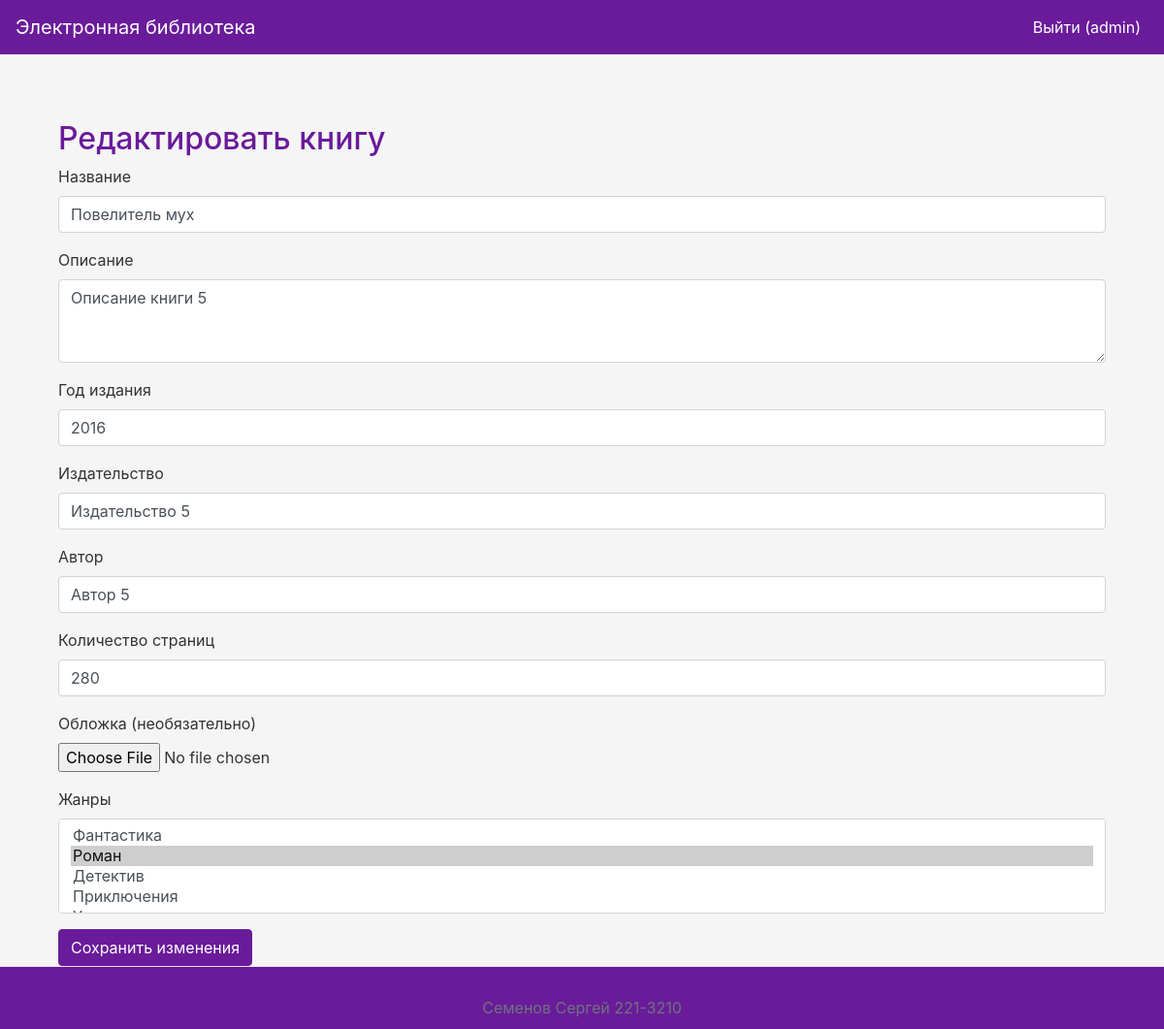
The page /edit/5 (signed in) on the database as committed earlier.
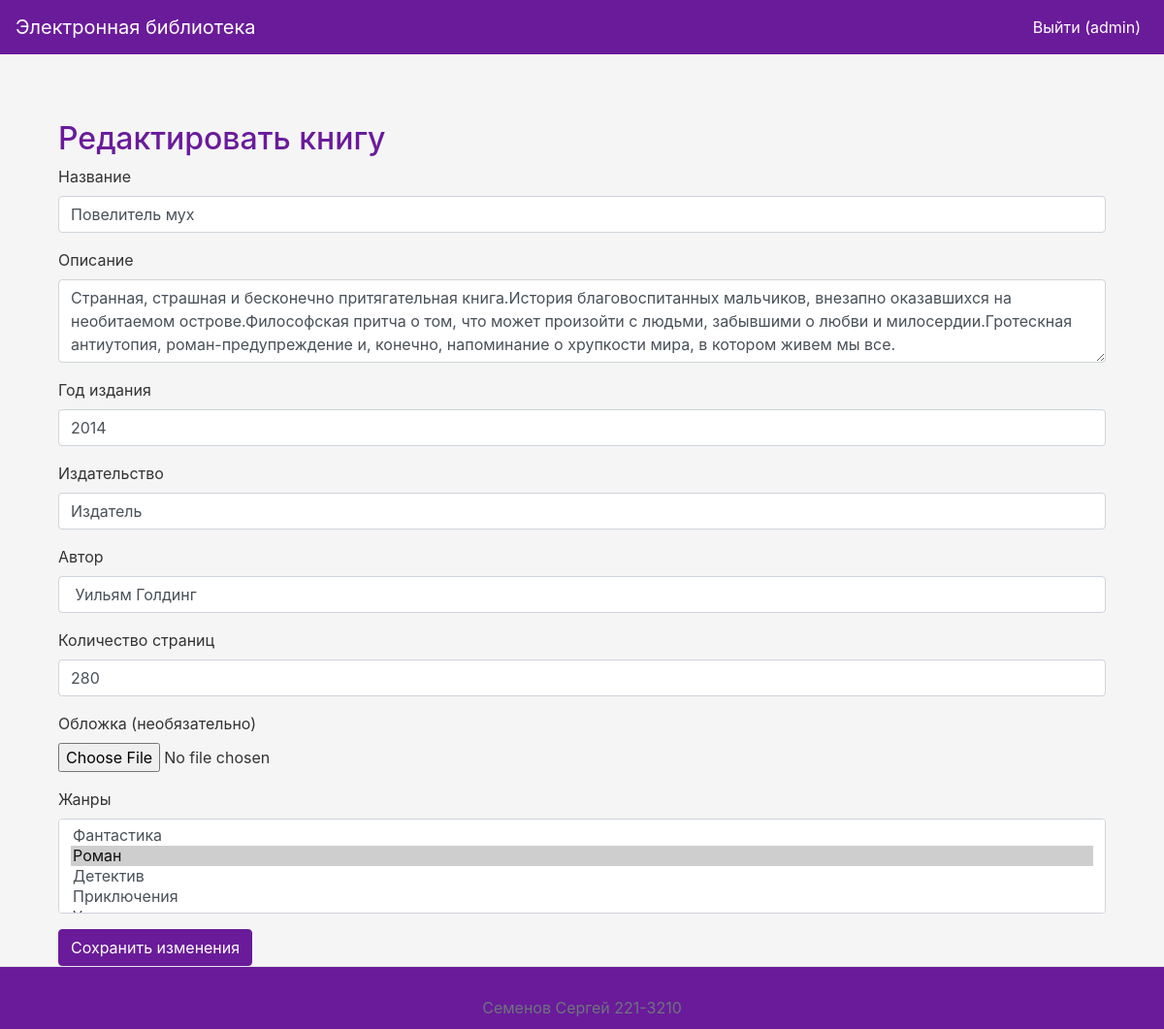
The same page on the database as committed later.
### app.py (models this page shows, shortened)
class User(db.Model, UserMixin):
    id = db.Column(db.Integer, primary_key=True)
    username = db.Column(db.String(255), unique=True, nullable=False)
    password_hash = db.Column(db.String(255), nullable=False)
    last_name = db.Column(db.String(255), nullable=False)
    first_name = db.Column(db.String(255), nullable=False)
    middle_name = db.Column(db.String(255))
    role_id = db.Column(db.Integer, db.ForeignKey('role.id'), nullable=False)
    reviews = db.relationship('Review', backref='user', lazy=True)

class Book(db.Model):
    id = db.Column(db.Integer, primary_key=True)
    title = db.Column(db.String(255), nullable=False)
    description = db.Column(db.Text, nullable=False)
    year = db.Column(db.Integer, nullable=False)
    publisher = db.Column(db.String(255), nullable=False)
    author = db.Column(db.String(255), nullable=False)
    pages = db.Column(db.Integer, nullable=False)
    cover_id = db.Column(db.Integer, db.ForeignKey('cover.id'), nullable=True)
    genres = db.relationship('Genre', secondary='book_genre', back_populates='books')
    reviews = db.relationship('Review', backref='book', lazy=True)

### app.py (the view, shortened to what this page needs)
@app.route('/edit/<int:book_id>', methods=['GET', 'POST'])
@login_required
def edit_book(book_id):
    book = Book.query.get_or_404(book_id)
    if current_user.role.name not in ['Администратор', 'Модератор']:
        flash('У вас недостаточно прав для выполнения данного действия.', 'danger')
        return redirect(url_for('index'))
    genres = Genre.query.all()
    return render_template('edit_book.html', book=book, genres=genres)

### app.py (called while the page is built)
@login_manager.user_loader
def load_user(user_id):
    return User.query.get(int(user_id))

### templates/edit_book.html
{% extends "base.html" %}
{% block content %}
<div class="container mt-5">
    <h2>Редактировать книгу</h2>
    <form method="POST" enctype="multipart/form-data">
        <div class="form-group">
            <label for="title">Название</label>
            <input type="text" class="form-control" id="title" name="title" value="{{ book.title }}" required>
        </div>
        <div class="form-group">
            <label for="description">Описание</label>
            <textarea class="form-control" id="description" name="description" rows="3" required>{{ book.description }}</textarea>
        </div>
        <div class="form-group">
            <label for="year">Год издания</label>
            <input type="number" class="form-control" id="year" name="year" value="{{ book.year }}" required>
        </div>
        <div class="form-group">
            <label for="publisher">Издательство</label>
            <input type="text" class="form-control" id="publisher" name="publisher" value="{{ book.publisher }}" required>
        </div>
        <div class="form-group">
            <label for="author">Автор</label>
            <input type="text" class="form-control" id="author" name="author" value="{{ book.author }}" required>
        </div>
        <div class="form-group">
            <label for="pages">Количество страниц</label>
            <input type="number" class="form-control" id="pages" name="pages" value="{{ book.pages }}" required>
        </div>
        <div class="form-group">
            <label for="cover">Обложка (необязательно)</label>
            <input type="file" class="form-control-file" id="cover" name="cover">
        </div>
        <div class="form-group">
            <label for="genres">Жанры</label>
            <select multiple class="form-control" id="genres" name="genres">
                {% for genre in genres %}
                <option value="{{ genre.id }}" {% if genre in book.genres %}selected{% endif %}>{{ genre.name }}</option>
                {% endfor %}
            </select>
        </div>
        <button type="submit" class="btn btn-primary">Сохранить изменения</button>
    </form>
</div>
{% endblock %}

### templates/base.html (shortened to what this page needs)
<!DOCTYPE html>
<html lang="ru">
<head>
    <link rel="stylesheet" href="https://stackpath.bootstrapcdn.com/bootstrap/4.5.2/css/bootstrap.min.css">
    <link rel="stylesheet" href="{{ url_for('static', filename='styles.css') }}">
</head>
<body>
<nav class="navbar navbar-expand-lg navbar-dark bg-dark">
    <a class="navbar-brand" href="{{ url_for('index') }}">Электронная библиотека</a>
    <div class="collapse navbar-collapse" id="navbarNav">
        <ul class="navbar-nav ml-auto">
            {% if current_user.is_authenticated %}
                <li class="nav-item">
                    <a class="nav-link" href="{{ url_for('logout') }}">Выйти ({{ current_user.username }})</a>
                </li>
            {% endif %}
        </ul>
    </div>
</nav>
<div class="container">
    {% block content %}{% endblock %}
</div>
<footer class="footer">
    <div class="container">
        <span class="text-muted">Семенов Сергей 221-3210</span>
    </div>
</footer>
</body>
</html>

### static/styles.css (style rules this page uses)
body { background-color: #f5f5f5; color: #333; display: flex; flex-direction: column; min-height: 100vh; }
.navbar { background-color: #6a1b9a !important; }
.navbar-brand, .nav-link { color: #ffffff !important; }
.container { margin-top: 20px; flex: 1; }
.btn-primary { background-color: #6a1b9a; border-color: #6a1b9a; }
h1, h2 { color: #6a1b9a; }
.footer { background-color: #6a1b9a; color: #ffffff; padding: 10px 0; text-align: center; border-top: 1px solid #e5e5e5; }

Rows that differ between the two databases and show on the page:
changed Book "Повелитель мух": description "Описание книги 5" → "Странная, страшная и бесконечно притягательная книга.История благовоспитанных мальчиков, внезапно оказавшихся на необитаемом острове.Философская притча о том, что может произойти с людьми, забывшими о любви и милосердии.Гротескная антиутопия, роман-предупреждение и, конечно, напоминание о хрупкости мира, в котором живем мы все."; year "2016" → "2014"; publisher "Издательство 5" → "Издатель"; author "Автор 5" → "Уильям Голдинг"
